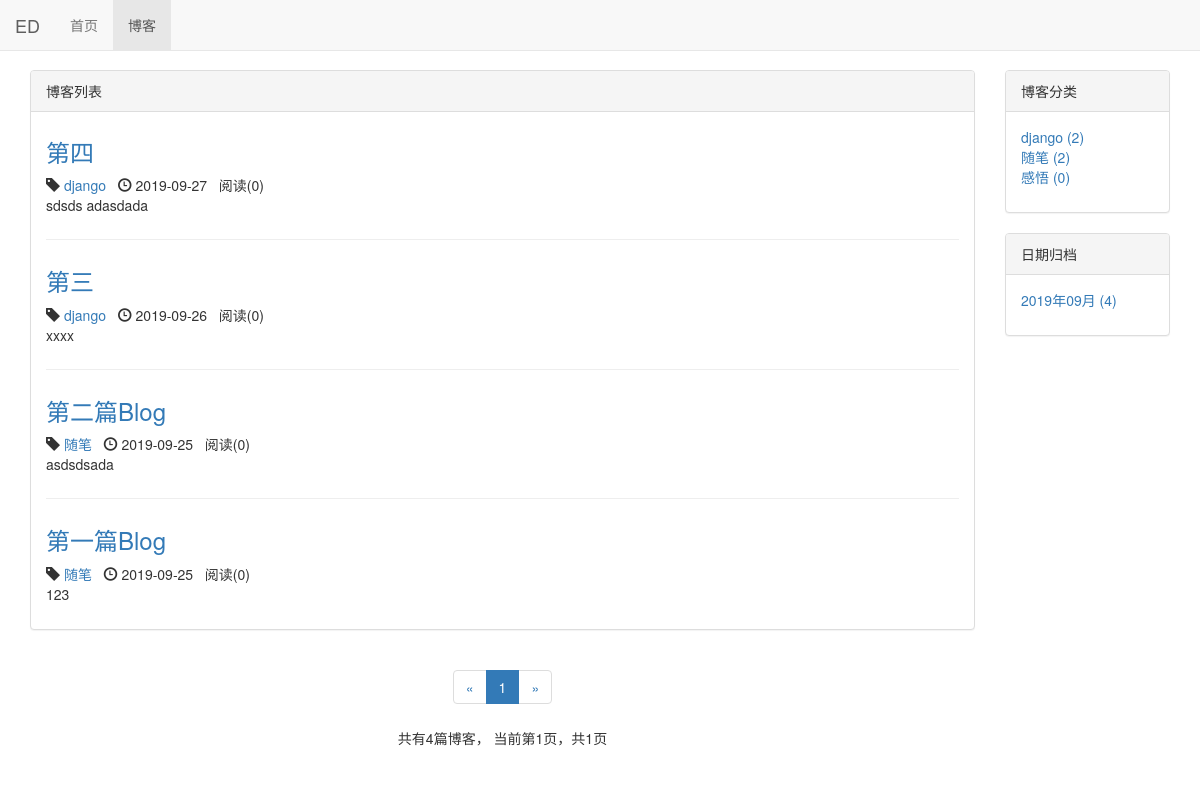
Page /blog/ on the earlier database version.
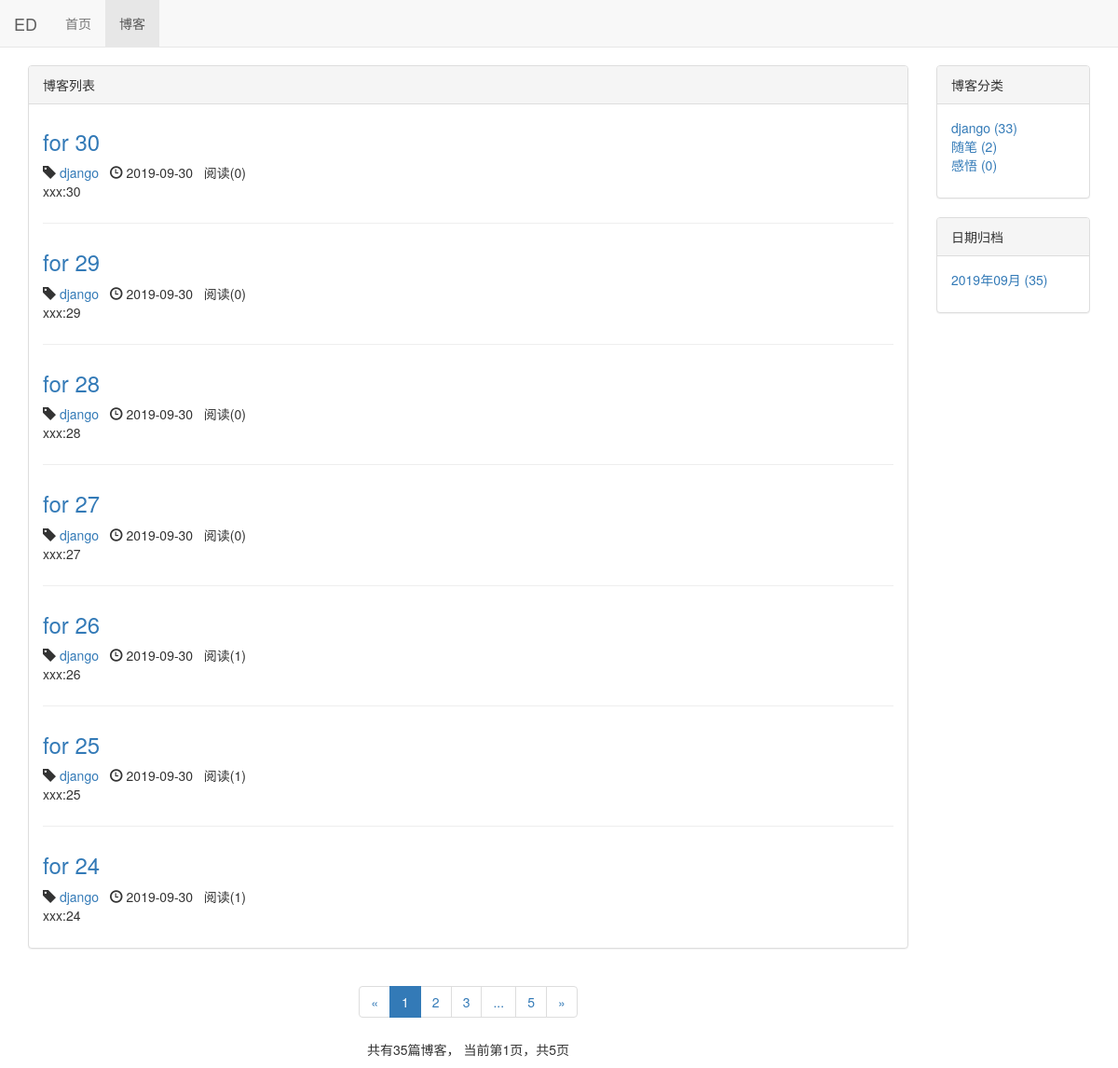
Same page on the later database version.
### blog/models.py (models this page shows, shortened)
class Blog(models.Model, ReadNumExpandMethod):
    title = models.CharField(max_length=50)
    blog_type = models.ForeignKey(BlogType, on_delete=models.DO_NOTHING)
    content = RichTextUploadingField()
    author = models.ForeignKey(User, on_delete=models.DO_NOTHING)
    read_details = GenericRelation(ReadDetail)
    created_time = models.DateTimeField(auto_now_add=True)
    last_updated_time = models.DateTimeField(auto_now=True)
    class Meta:
        ordering = ['-created_time']

class BlogType(models.Model):
    type_name = models.CharField(max_length=15)
    def __str__(self):
        return self.type_name

### read_statistic/models.py (models this page shows)
class ReadNum(models.Model):
    read_num = models.IntegerField(default=0)
    content_type = models.ForeignKey(ContentType, on_delete=models.DO_NOTHING)
    object_id = models.PositiveIntegerField()
    content_object = GenericForeignKey('content_type', 'object_id')

### blog/views.py (the view)
# urls.py: path('', views.blog_list, name='blog_list'),
def blog_list(request):
    blogs_all_list = Blog.objects.all()
    context = get_blog_list_common_data(request, blogs_all_list)
    return render(request, 'blog/blog_list.html', context)

### read_statistic/models.py (called while the page is built)
    def get_read_num(self):
        try:
            ct = ContentType.objects.get_for_model(self)
            readnum = ReadNum.objects.get(content_type=ct, object_id=self.pk)
            return readnum.read_num
        except exceptions.ObjectDoesNotExist:
            return 0

### blog/templates/blog/blog_list.html (shortened to what the changed rows need)
{% extends 'base.html' %}
{% load staticfiles %}
{% block header_extends %}
    <link rel="stylesheet" href="{% static 'blog/blog.css' %}">
{% endblock %}
{% block content %}
     <div class="container">
        <div class="row">
            <div class="col-xs-12 col-sm-8 col-md-9 col-lg-10">
                <div class="panel panel-default">
                    <div class="panel-body">
                        {% for blog in blogs %}
                            <div class="blog">
                                <h3><a href="{% url 'blog_detail' blog.pk %}">{{ blog.title }}</a></h3>
                                <p class="blog-info">
                                    <span class="glyphicon glyphicon-tag"></span> <a href="{% url 'blogs_with_type' blog.blog_type.pk %}">{{ blog.blog_type }}</a>&nbsp;&nbsp;
                                    <span class="glyphicon glyphicon-time"></span> {{ blog.created_time|date:"Y-m-d" }}&nbsp;&nbsp;
                                    阅读({{ blog.get_read_num }})
                                </p>
                                <p>{{ blog.content|striptags|truncatechars:120 }}</p>
                            </div>
                        {% empty %}
                            <div class="blog">
                                <h3>暂无博客，敬请期待</h3>
                            </div>
                        {% endfor %}
                    </div>
                </div>
                <div class="paginator">
                    <ul class="pagination">
                        <li>
                        </li>
                        {% for page_num in page_range %}
                            {% if page_num == page_of_blogs.number %}
                                <li class="active"><span>{{ page_num }}</span></li>
                            {% else %}
                                {% if page_num == '...' %}
                                    <li><span>{{ page_num }}</span></li>
                                {% else %}
                                    <li><a href="?page={{ page_num }}">{{ page_num }}</a></li>
                                {% endif %}
                            {% endif %}
                        {% endfor %}
                        <li>
                            {% if page_of_blogs.has_next %}
                                <a href="?page={{ page_of_blogs.next_page_number }}" aria-label="Next">
                                    <span aria-hidden="true">&raquo;</span>
                                </a>
                            {% else %}
                                <span aria-hidden="true">&raquo;</span>
                            {% endif %}
                        </li>
                    </ul>
                    <p>
                        共有{{ page_of_blogs.paginator.count }}篇博客，
                        当前第{{ page_of_blogs.number }}页，共{{ page_of_blogs.paginator.num_pages }}页
                    </p>
                </div>
            </div>
            <div class="hidden-xs col-sm-4 col-md-3 col-lg-2">
                <div class="panel panel-default">
                    <div class="panel-body">
                        <ul class="blog-types">
                            {% for blog_type in blog_types %}
                                <li>
                                    <a href="{% url 'blogs_with_type' blog_type.pk %}">
                                        {{ blog_type.type_name }} ({{ blog_type.blog_count }})
                                    </a>
                                </li>
                            {% empty %}
                                <li>暂无分类</li>
                            {% endfor %}
                        </ul>
                    </div>
                </div>
                <div class="panel panel-default">
                    <div class="panel-body">
                        <ul>
                            {% for blog_date, blog_count in blog_dates.items %}
                                <li>
                                    <a href="{% url 'blogs_with_date' blog_date.year blog_date.month %}">
                                        {{ blog_date|date:"Y年m月" }} ({{ blog_count }})
                                    </a>
                                </li>
                            {% endfor %}
                        </ul>
                    </div>
                </div>
            </div>
        </div>
    </div>
{% endblock %}

Differences in the rows shown:
no longer on this page (row unchanged): Blog: title "第四", blog_type "django", created_time "2019-09-27", get_read_num "0", content "sdsds adasdada"
no longer on this page (row unchanged): Blog: title "第三", blog_type "django", created_time "2019-09-26", get_read_num "0", content "xxxx"
no longer on this page (row unchanged): Blog: title "第二篇Blog", blog_type "随笔", created_time "2019-09-25", get_read_num "0", content "asdsdsada"
no longer on this page (row unchanged): Blog: title "第一篇Blog", blog_type "随笔", created_time "2019-09-25", get_read_num "0", content "123"
added Blog: title "for 30", blog_type "django", created_time "2019-09-30", get_read_num "0", content "xxx:30"
added Blog: title "for 29", blog_type "django", created_time "2019-09-30", get_read_num "0", content "xxx:29"
added Blog: title "for 28", blog_type "django", created_time "2019-09-30", get_read_num "0", content "xxx:28"
added Blog: title "for 27", blog_type "django", created_time "2019-09-30", get_read_num "0", content "xxx:27"
added Blog: title "for 26", blog_type "django", created_time "2019-09-30", get_read_num "1", content "xxx:26"
added Blog: title "for 25", blog_type "django", created_time "2019-09-30", get_read_num "1", content "xxx:25"
added Blog: title "for 24", blog_type "django", created_time "2019-09-30", get_read_num "1", content "xxx:24"
computed for BlogType "django": blog_count "2" → "33"
Other differences:
{{ page_of_blogs.paginator.count }}: "4" → "35"
{{ page_of_blogs.paginator.num_pages }}: "1" → "5"
new list line: "2"
new list line: "3"
new list line: "5"
new list line: "2019年09月 ( 35 )"
list line gone: "2019年09月 ( 4 )"
